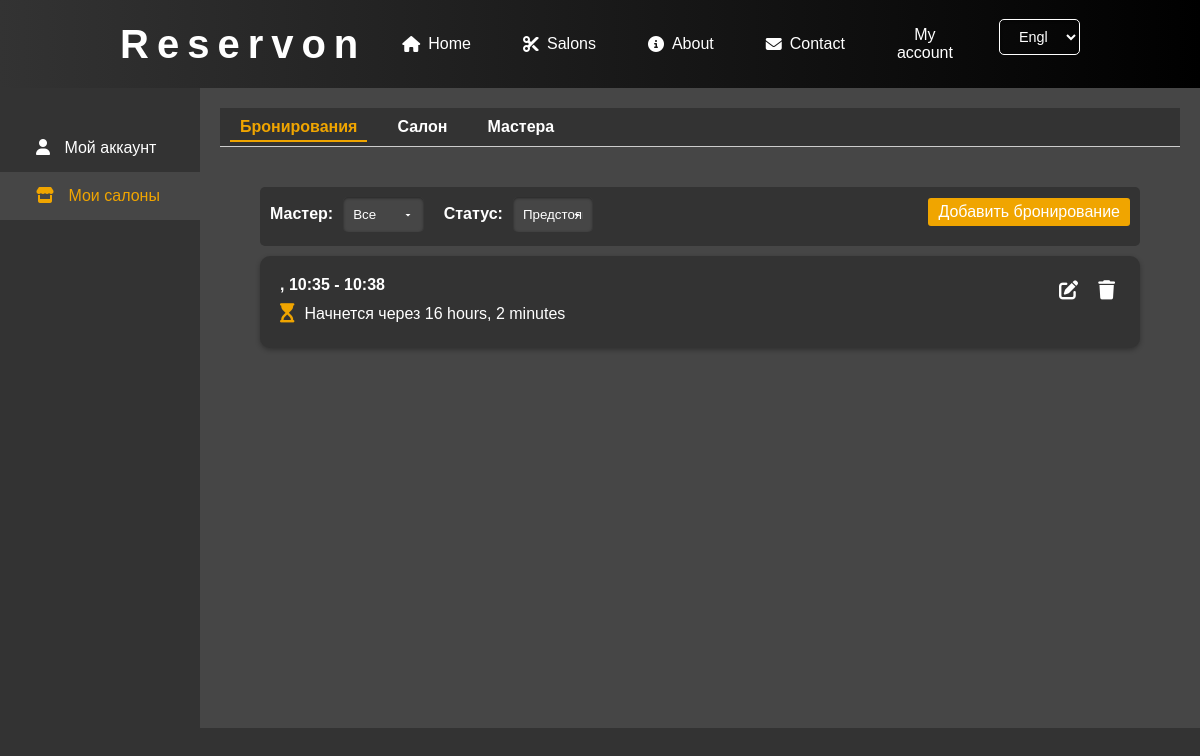
Page /user-account/bookings/ (signed in) on the earlier database version.
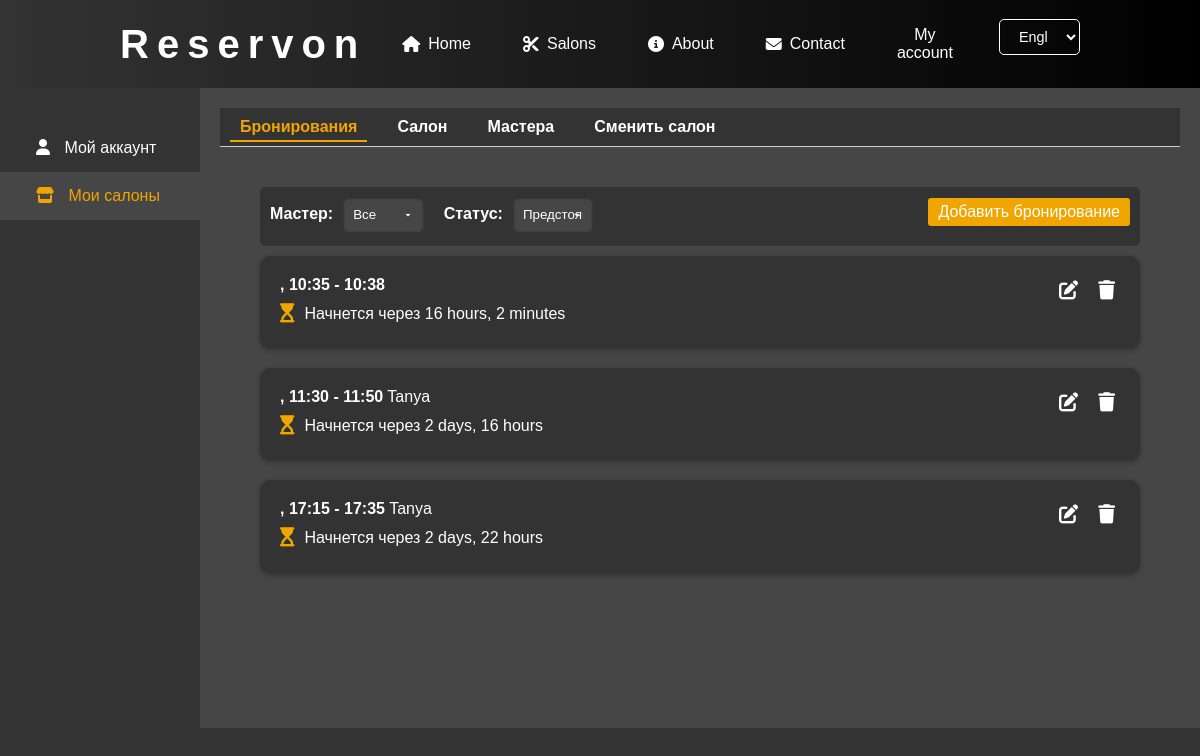
Same page on the later database version.
### salons/models.py (models this page shows, shortened)
class Appointment(models.Model):
    salon = models.ForeignKey(Salon, on_delete=models.CASCADE)
    user = models.ForeignKey(User, on_delete=models.CASCADE, null=True, blank=True)
    start_datetime = models.DateTimeField()
    end_datetime = models.DateTimeField(null=True, blank=True)
    barbers = models.ManyToManyField(
        Barber,
        through='AppointmentBarberService',
        related_name='appointments'
    )

class AppointmentBarberService(models.Model):
    appointment = models.ForeignKey(Appointment, on_delete=models.CASCADE, related_name='barber_services')
    barber = models.ForeignKey(Barber, on_delete=models.SET_NULL, null=True, blank=True, related_name='appointmentbarberservice')
    services = models.ManyToManyField(Service)
    start_datetime = models.DateTimeField()
    end_datetime = models.DateTimeField()

class Barber(models.Model):
    salon = models.ForeignKey(Salon, on_delete=models.CASCADE, related_name='barbers')
    user = models.OneToOneField(User, on_delete=models.SET_NULL, null=True, blank=True)
    name = models.CharField(max_length=100)
    avatar = models.ImageField(upload_to='salons/barbers', blank=True, null=True)
    description = models.TextField(blank=True, null=True)
    categories = models.ManyToManyField(ServiceCategory, related_name='barbers')  # Add this line
    def __str__(self):
        return f"{self.name} ({self.salon.name})"

### user_account/views.py (the view)
# urls.py: path('bookings/', views.manage_bookings, name='manage_bookings'),
@login_required
def manage_bookings(request):
    user = request.user
    salons = user.administered_salons.all()
    if not salons.exists():
        return render(request, 'user_account/no_salons.html')
    salon_id = request.GET.get('salon_id')
    if salon_id:
        selected_salon = get_object_or_404(Salon, id=salon_id, admins=user)
    else:
        selected_salon = salons.first()
    appointments = Appointment.objects.filter(salon=selected_salon)
    barber_id = request.GET.get('barber')
    status = request.GET.get('status', 'upcoming')  # По умолчанию 'upcoming'
    if barber_id:
        appointments = appointments.filter(barber_services__barber_id=barber_id)
    if status == 'past':
        appointments = appointments.filter(end_datetime__lt=timezone.now())
    elif status == 'upcoming':
        appointments = appointments.filter(start_datetime__gte=timezone.now())
    appointments = appointments.distinct()
    appointments = appointments.order_by('start_datetime')
    paginator = Paginator(appointments, 10)
    page_number = request.GET.get('page')
    page_obj = paginator.get_page(page_number)
    barbers = Barber.objects.filter(salon=selected_salon)
    booking_form = AdminBookingForm()
    context = {
        'appointments': page_obj,
        'barbers': barbers,
        'selected_salon': selected_salon,
        'salons': salons,
        'active_menu': 'bookings',
        'active_sidebar': 'salons',
        'now': timezone.now(),
        'booking_form': booking_form,
    }
    return render(request, 'user_account/manage_bookings.html', context)

### user_account/forms.py
class AdminBookingForm(forms.ModelForm):
    barber = forms.ModelChoiceField(
        queryset=Barber.objects.all(),
        required=False,
        label='Мастер'
    )
    services = forms.ModelMultipleChoiceField(
        queryset=Service.objects.all(),
        required=False,
        label='Услуги'
    )
    class Meta:
        model = Appointment
        fields = ['start_datetime', 'end_datetime', 'barber', 'services']
        labels = {
            'start_datetime': 'Начало бронирования',
            'end_datetime': 'Конец бронирования',
        }
        widgets = {
            'start_datetime': DateTimeInput(attrs={'type': 'datetime-local'}),
            'end_datetime': DateTimeInput(attrs={'type': 'datetime-local'}),
        }

### salons/models.py (called while the page is built)
    def __str__(self):
        return self.name

### user_account/templatetags/custom_filters.py (called while the page is built)
@register.filter
def format_date_localized(value):
    if value is None:
        return ''
    tz = timezone.get_current_timezone()
    value = timezone.localtime(value, tz)
    current_language = get_language() or 'en'
    locale_code = LANGUAGE_LOCALE_MAP.get(current_language, 'en')
    return format_datetime(value, "d MMMM", locale=locale_code)

### user_account/templates/user_account/manage_bookings.html (shortened to what this page needs)
{% extends "user_account/account_base.html" %}
{% load custom_filters %}
{% load static %}
{% block page_content %}
<div class="bookings-container">
    <form method="get" class="filter-form">
        <div class="filter-fields">
            <label for="barber">Мастер:</label>
            <select name="barber" id="barber"  onchange="this.form.submit()">
                <option value="">Все</option>
            </select>
            <label for="status">Статус:</label>
            <select name="status" id="status"  onchange="this.form.submit()">
                <option value="upcoming" {% if request.GET.status == 'upcoming' or request.GET.status == None %}selected{% endif %}>Предстоящие</option>
            </select>
        </div>
          <button type="button" class="btn btn-primary" data-toggle="modal" data-target="#addBookingModal">
            Добавить бронирование
          </button>
        </form>
                        {% include "user_account/add_booking.html" with form=booking_form selected_salon=selected_salon %}
    {% for appointment in appointments %}
        {% if appointment.id %}
    <div class="booking-card"  onclick="window.location.href=`{% url 'user_account:edit_booking' appointment.id %}`">
        <div class="booking-info">
           <span class="booking-time">{{ appointment.start_datetime|format_date_localized }}, {{ appointment.start_datetime|time:"H:i" }} - {{ appointment.end_datetime|time:"H:i" }}</span>
           {% for barber_service in appointment.barber_services.all %}
                    {{ barber_service.barber.name }}{% if not forloop.last %}, {% endif %}
                {% endfor %}
            {% with time_diff=appointment.start_datetime|timeuntil:now %}
            {% if appointment.start_datetime > now %}
                <p>
                    <i class="fas fa-hourglass-start"></i>
                    <span class="booking-countdown">Начнется через {{ time_diff }}</span>
                </p>
            {% else %}
                <p>
                    <i class="fas fa-hourglass-end"></i>
                    <span class="booking-countdown">Уже началось</span>
                </p>
            {% endif %}
        {% endwith %}
        </div>
        <div class="booking-actions">
            <a href="{% url 'user_account:edit_booking' appointment.id %}" class="action-button" title="Редактировать"><i class="fas fa-edit"></i></a>
            <a href="{% url 'user_account:delete_booking' appointment.id %}" class="action-button" title="Удалить"><i class="fas fa-trash"></i></a>
        </div>
    </div>
    {% else %}
        <p>Ошибка: бронирование без идентификатора.</p>
    {% endif %}
        {% empty %}
        <p>Бронирований пока нет</p>
    {% endfor %}
</div>
{% endblock %}

Differences in the rows shown:
added Appointment: start_datetime "11:30", end_datetime "11:50", appointment "2 days, 16 hours"
added AppointmentBarberService: barber.name "Tanya", shown under "11:30"
added Appointment: start_datetime "17:15", end_datetime "17:35", appointment "2 days, 22 hours"
added AppointmentBarberService: barber.name "Tanya", shown under "17:15"
Other differences:
text now shown: "Сменить салон"
